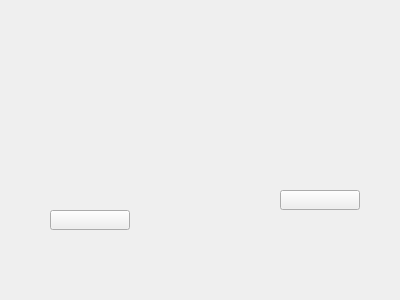
<?xml version="1.0" encoding="UTF-8"?>
<ui version="4.0">
 <class>recordscene</class>
 <widget class="QWidget" name="recordscene">
  <property name="geometry">
   <rect>
    <x>0</x>
    <y>0</y>
    <width>400</width>
    <height>300</height>
   </rect>
  </property>
  <property name="windowTitle">
   <string>Form</string>
  </property>
  <widget class="QPushButton" name="returnbtn">
   <property name="geometry">
    <rect>
     <x>280</x>
     <y>190</y>
     <width>80</width>
     <height>20</height>
    </rect>
   </property>
   <property name="text">
    <string/>
   </property>
  </widget>
  <widget class="QPushButton" name="clearbtn">
   <property name="geometry">
    <rect>
     <x>50</x>
     <y>210</y>
     <width>80</width>
     <height>20</height>
    </rect>
   </property>
   <property name="text">
    <string/>
   </property>
  </widget>
 </widget>
 <resources/>
 <connections/>
</ui>
